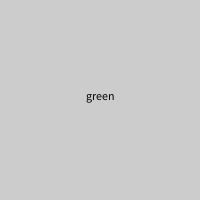
Frame 1 (no input)
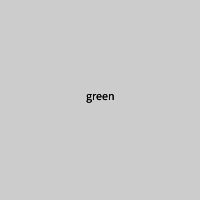
Frame 2 (the mouse pressed at the canvas centre, redrawn once)

The Processing sketch that drew these frames (run headless with seeded random() and noise(); the mouse was pressed at the canvas centre and the sketch redrawn once):

// Processing sketch: processing
// ── processing.pde
StringDict inventory;

void setup(){
	size(200,200);
	inventory=new StringDict();
	inventory.set("coffee","black");
	inventory.set("flour","white");
	inventory.set("tea","green");
	println(inventory);
	noLoop();
	fill(0);
	textAlign(CENTER);
}

void draw(){
	String s=inventory.get("tea");
	text(s,width/2,height/2);
}
